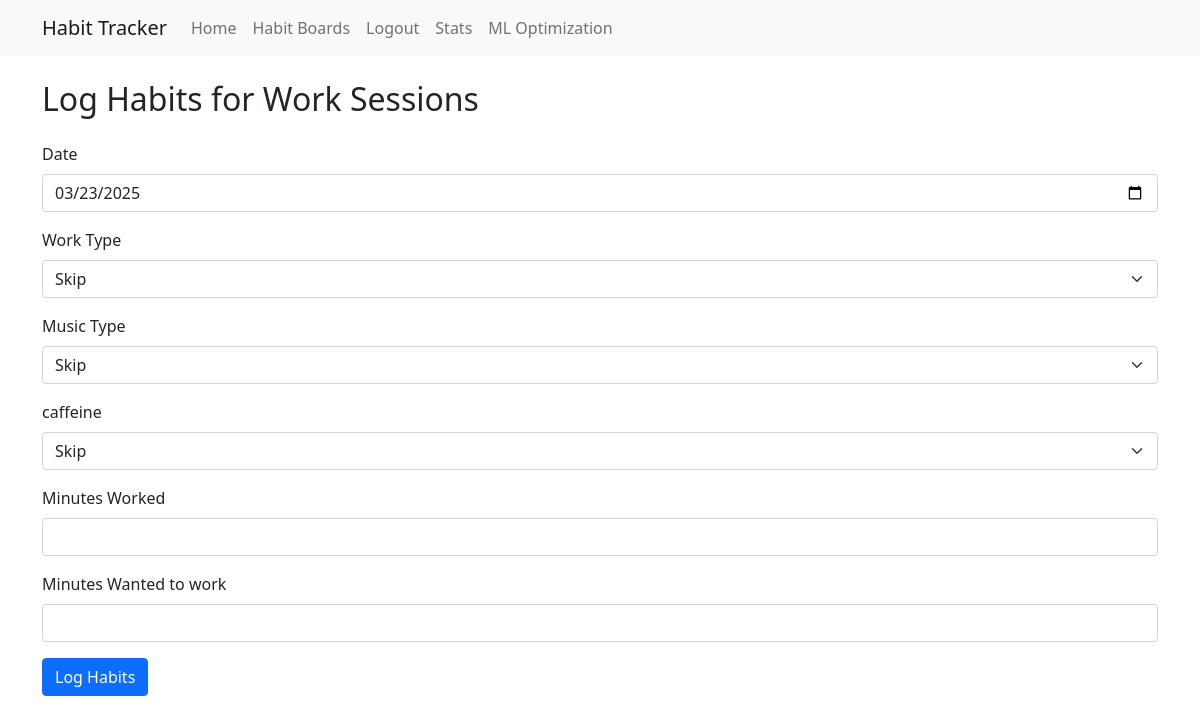
The app's page /board/2/log_all (signed in) with its own data.
### tables this page shows
CREATE TABLE habit_boards (
    id INTEGER PRIMARY KEY AUTOINCREMENT,
    user_id INTEGER NOT NULL,
    name TEXT NOT NULL,
    description TEXT,
    board_type TEXT NOT NULL CHECK(board_type IN ('time-series', 'batch')),
    created TIMESTAMP NOT NULL DEFAULT CURRENT_TIMESTAMP,
    FOREIGN KEY (user_id) REFERENCES users (id)
);

CREATE TABLE habits (
    id INTEGER PRIMARY KEY AUTOINCREMENT,
    user_id INTEGER NOT NULL,
    board_id INTEGER NOT NULL,
    name TEXT NOT NULL,
    description TEXT,
    frequency TEXT, -- can be NULL for batch habits
    variable_type TEXT NOT NULL CHECK(variable_type IN ('boolean', 'numeric', 'categorical')),
    created TIMESTAMP NOT NULL DEFAULT CURRENT_TIMESTAMP,
    FOREIGN KEY (user_id) REFERENCES users (id),
    FOREIGN KEY (board_id) REFERENCES habit_boards (id)
);

### app.py (the view, shortened to what this page needs)
@app.route('/board/<int:board_id>/log_all', methods=['GET', 'POST'])
@login_required
def log_all_habits(board_id):
    conn = get_db_connection()
    board = conn.execute('SELECT * FROM habit_boards WHERE id = ? AND user_id = ?',
                         (board_id, session['user_id'])).fetchone()
    today = datetime.now().date()
    habits_to_log = []
    habits = conn.execute('SELECT * FROM habits WHERE board_id = ?', (board_id,)).fetchall()
    for habit in habits:
        last_entry = conn.execute('''
            SELECT date FROM entries
            WHERE habit_id = ?
            ORDER BY date DESC LIMIT 1
        ''', (habit['id'],)).fetchone()
        if habit['variable_type'] == 'categorical':
            options = conn.execute('SELECT option_value FROM habit_options WHERE habit_id = ?', (habit['id'],)).fetchall()
            habit = dict(habit)
            habit['options'] = [option['option_value'] for option in options]
        should_log = True
        if last_entry:
            last_date = datetime.strptime(last_entry['date'], '%Y-%m-%d').date()
            days_since_last = (today - last_date).days
            if habit['frequency'] == 'daily' and days_since_last < 1:
                should_log = False
            elif habit['frequency'] == 'weekly' and days_since_last < 7:
                should_log = False
            elif habit['frequency'] == 'monthly' and days_since_last < 30:
                should_log = False
        if should_log:
            habits_to_log.append(habit)
    conn.close()
    return render_template('log_all_habits.html', board=board, habits=habits_to_log, today=today.isoformat())

### app.py (called while the page is built)
def get_db_connection():
    conn = sqlite3.connect('habits.db')
    conn.row_factory = sqlite3.Row
    return conn

def login_required(f):
    @wraps(f)
    def decorated_function(*args, **kwargs):
        if 'user_id' not in session:
            return redirect(url_for('login'))
        return f(*args, **kwargs)
    return decorated_function

### templates/log_all_habits.html (shortened to what this page needs)
{% extends "base.html" %}
{% block content %}
<h2 class="mb-4">Log Habits for {{ board['name'] }}</h2>
<form method="post">
    <div class="mb-3">
        <label for="log_date" class="form-label">Date</label>
        <input type="date" class="form-control" id="log_date" name="log_date" value="{{ today }}" required>
    </div>
    {% for habit in habits %}
    <div class="mb-3">
        <label for="habit_{{ habit['id'] }}" class="form-label">{{ habit['name'] }}</label>
        {% if habit['variable_type'] == 'boolean' %}
            <select class="form-select" id="habit_{{ habit['id'] }}" name="habit_{{ habit['id'] }}">
                <option value="">Skip</option>
            </select>
        {% elif habit['variable_type'] == 'numeric' %}
            <input type="number" class="form-control" id="habit_{{ habit['id'] }}" name="habit_{{ habit['id'] }}">
        {% elif habit['variable_type'] == 'categorical' %}
            <select class="form-select" id="habit_{{ habit['id'] }}" name="habit_{{ habit['id'] }}">
                <option value="">Skip</option>
            </select>
        {% endif %}
    </div>
    {% endfor %}
    <button type="submit" class="btn btn-primary">Log Habits</button>
</form>
{% endblock %}

### records on screen
habit_boards: name "Work Sessions"
habits: name "Work Type"
habits: name "Music Type"
habits: name "caffeine"
habits: name "Minutes Worked"
habits: name "Minutes Wanted to work"
